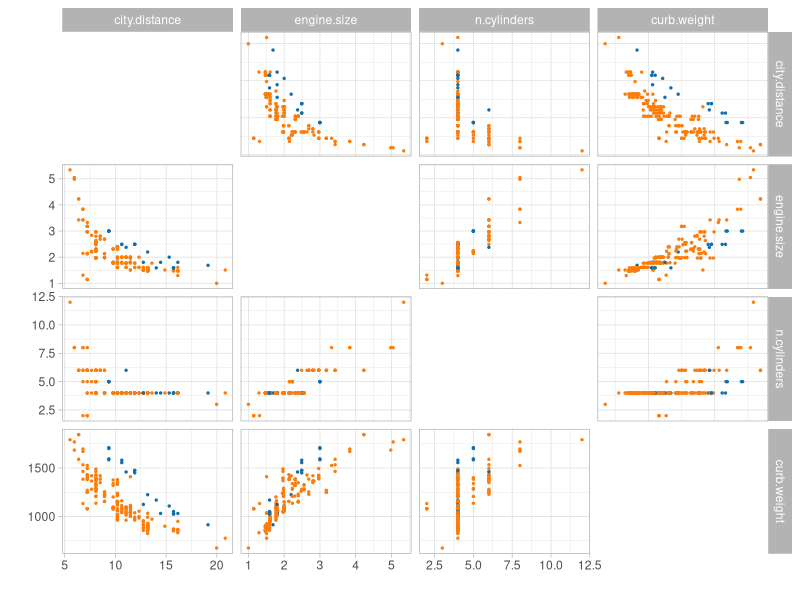
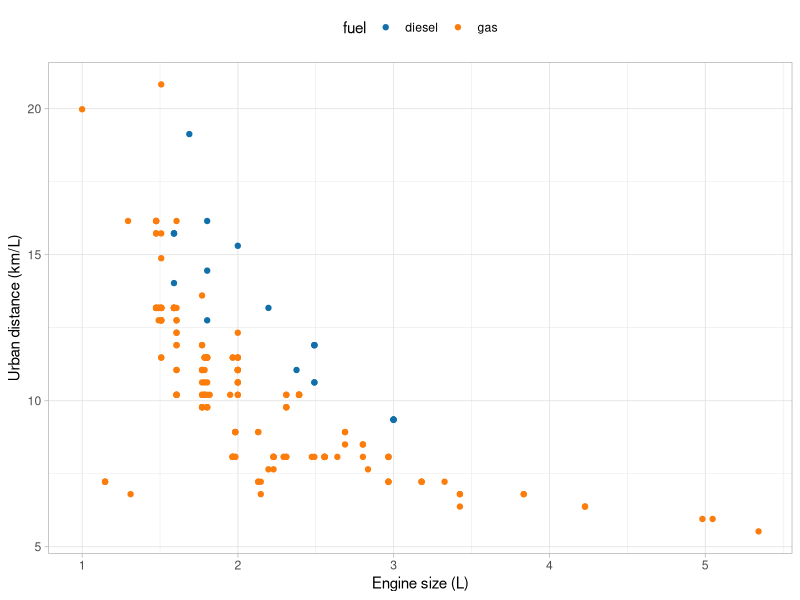
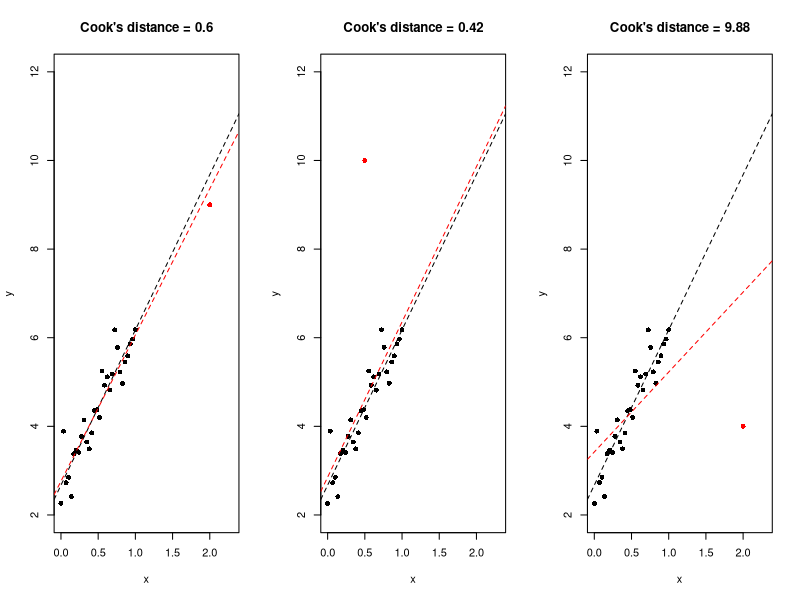
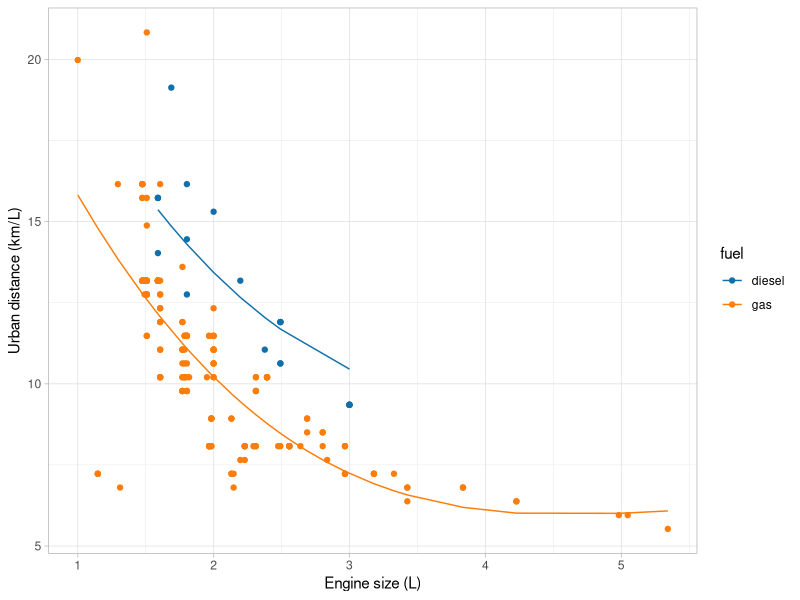
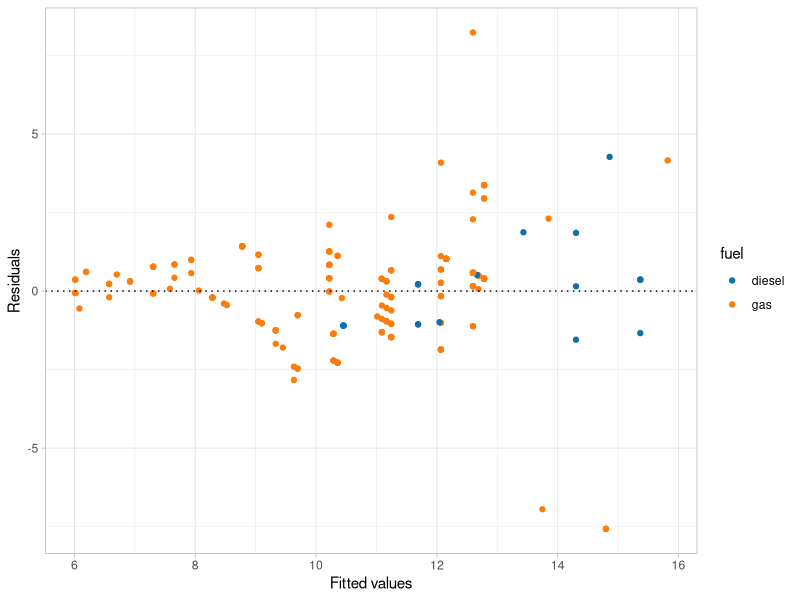
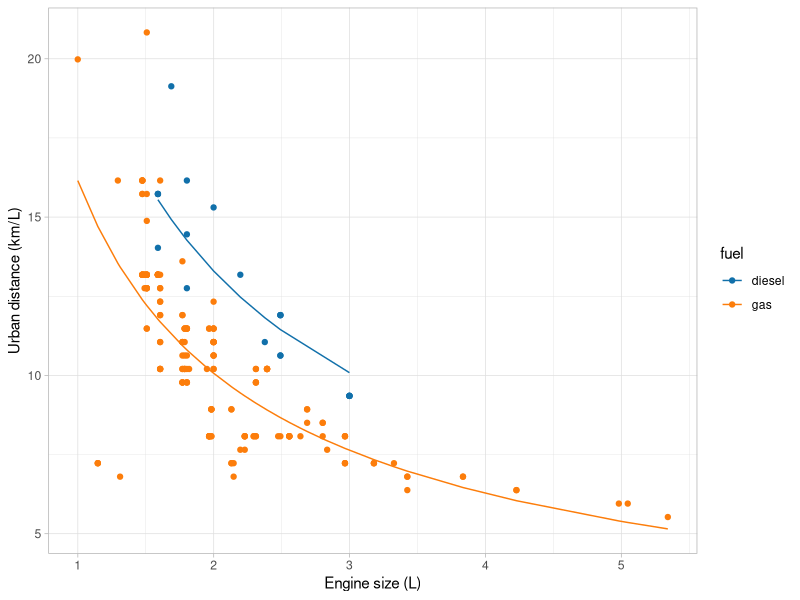
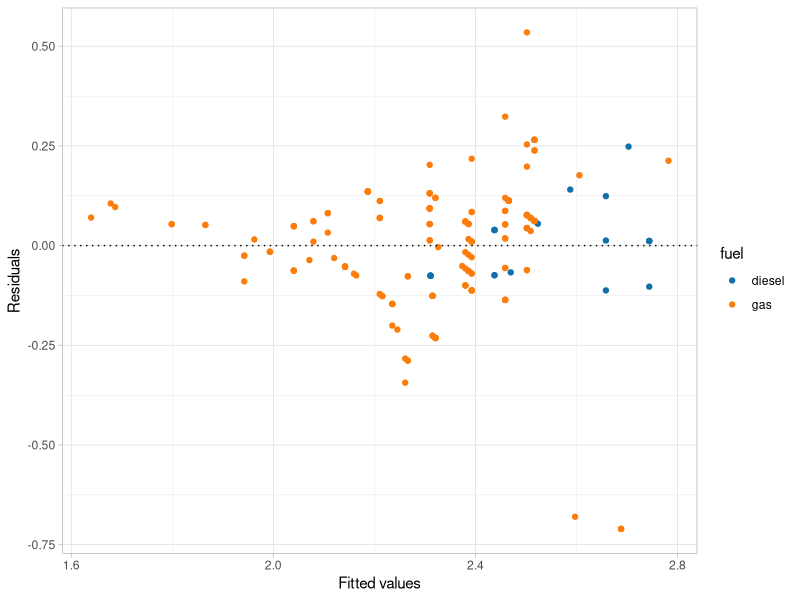
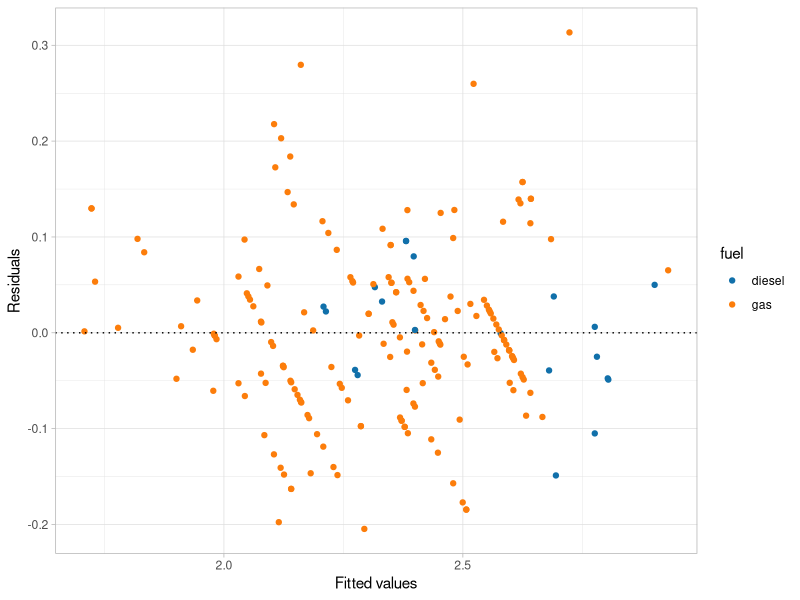

Generate these figures, in order, with R: (Note: this script raises an error after producing the figures.)
library(tidyverse)
library(broom)
library(knitr)
library(ggplot2)
library(GGally)
library(ggthemes)

rm(list = ls())
# The dataset can also be downloaded here: https://tommasorigon.github.io/datamining/data/auto.txt
auto <- read.table("../data/auto.txt", header = TRUE) %>% select(city.distance, engine.size, n.cylinders, curb.weight, fuel)

p0 <- ggpairs(auto,
  columns = 1:4, aes(colour = fuel),
  lower = list(continuous = wrap("points", size = 0.5)),
  upper = list(continuous = wrap("points", size = 0.5)),
  diag = "blank"
) +
  theme_light() +
  scale_color_tableau(palette = "Color Blind") +
  xlab("") +
  ylab("")
p0

ggplot(data = auto, aes(x = engine.size, y = city.distance, col = fuel)) +
  geom_point() +
  theme_light() +
  scale_color_tableau(palette = "Color Blind") +
  theme(legend.position = "top") +
  xlab("Engine size (L)") +
  ylab("Urban distance (km/L)")

par(mfrow = c(1, 3))
x <- seq(0, 1, length = 30)
set.seed(12)
y <- 3 + 3 * x + rnorm(30, 0, 0.5)

dcook <- cooks.distance(lm(c(y, 3 + 3 * 2) ~ c(x, 2)))
plot(x, y, xlim = c(0, 2.3), ylim = c(2, 12), pch = 16, main = "Cook's distance = 0.6")
abline(lm(y ~ x), lty = "dashed")
abline(lm(c(y, 3 + 3 * 2) ~ c(x, 2)), lty = "dashed", col = "red")
points(2, 3 + 3 * 2, col = "red", pch = 16)


dcook <- cooks.distance(lm(c(y, 10) ~ c(x, mean(x))))
plot(x, y, xlim = c(0, 2.3), ylim = c(2, 12), pch = 16, main = "Cook's distance = 0.42")
abline(lm(y ~ x), lty = "dashed")
abline(lm(c(y, 10) ~ c(x, mean(x))), lty = "dashed", col = "red")
points(mean(x), 10, col = "red", pch = 16)


dcook <- cooks.distance(lm(c(y, 4) ~ c(x, 2)))
plot(x, y, xlim = c(0, 2.3), ylim = c(2, 12), pch = 16, main = "Cook's distance = 9.88")
abline(lm(y ~ x), lty = "dashed")
abline(lm(c(y, 4) ~ c(x, 2)), lty = "dashed", col = "red")
points(2, 4, col = "red", pch = 16)
par(mfrow = c(1, 1))

m1 <- lm(city.distance ~ engine.size + I(engine.size^2) + I(engine.size^3) + fuel, data = auto)
# kable(tidy(m1, conf.int = FALSE), digits = 3)

kable(glance(m1)[c(1, 3, 10)])

augmented_m1 <- augment(m1)
ggplot(data = augmented_m1, aes(x = engine.size, y = city.distance, col = fuel)) +
  geom_point() +
  geom_line(aes(y = .fitted)) +
  theme_light() +
  theme(legend.position = "right") +
  scale_color_tableau(palette = "Color Blind") +
  xlab("Engine size (L)") +
  ylab("Urban distance (km/L)")

ggplot(data = augmented_m1, aes(x = .fitted, y = .resid, col = fuel)) +
  geom_point() +
  geom_hline(aes(yintercept = 0), linetype = "dotted") +
  theme_light() +
  theme(legend.position = "right") +
  scale_color_tableau(palette = "Color Blind") +
  xlab("Fitted values") +
  ylab("Residuals")

m2 <- lm(log(city.distance) ~ I(log(engine.size)) + fuel, data = auto)
kable(tidy(m2, conf.int = FALSE), digits = 3)

augmented_m2 <- augment(m2, data = auto)
ggplot(data = augmented_m2, aes(x = engine.size, y = city.distance, col = fuel)) +
  geom_point() +
  geom_line(aes(y = exp(.fitted))) +
  theme_light() +
  theme(legend.position = "right") +
  scale_color_tableau(palette = "Color Blind") +
  xlab("Engine size (L)") +
  ylab("Urban distance (km/L)")

ggplot(data = augmented_m2, aes(x = .fitted, y = .resid, col = fuel)) +
  geom_point() +
  geom_hline(aes(yintercept = 0), linetype = "dotted") +
  theme_light() +
  theme(legend.position = "right") +
  scale_color_tableau(palette = "Color Blind") +
  xlab("Fitted values") +
  ylab("Residuals")

r.squared.original <- 1 - sum(mean((auto$city.distance - exp(predict(m2)))^2)) / sum(mean((auto$city.distance - mean(auto$city.distance))^2))
kable(data.frame(r.squared.original = r.squared.original, glance(m2)[c(1, 3, 10)]))

auto$cylinders2 <- factor(auto$n.cylinders == 2)
m3 <- lm(log(city.distance) ~ I(log(engine.size)) + I(log(curb.weight)) + fuel + cylinders2, data = auto)
kable(tidy(m3, conf.int = FALSE), digits = 3)

augmented_m3 <- augment(m3, data = auto)
ggplot(data = augmented_m3, aes(x = .fitted, y = .resid, col = fuel)) +
  geom_point() +
  geom_hline(aes(yintercept = 0), linetype = "dotted") +
  theme_light() +
  theme(legend.position = "right") +
  scale_color_tableau(palette = "Color Blind") +
  xlab("Fitted values") +
  ylab("Residuals")

r.squared.original <- 1 - sum(mean((auto$city.distance - exp(predict(m3)))^2)) / sum(mean((auto$city.distance - mean(auto$city.distance))^2))
kable(data.frame(r.squared.original = r.squared.original, glance(m3)[c(1, 3, 10)]))

m_box <- lm(city.distance ~ engine.size + curb.weight + fuel + cylinders2, data = auto)
MASS::boxcox(m_box)

m_box <- lm(I(1 / city.distance) ~ engine.size + curb.weight + fuel + cylinders2, data = auto)

augmented_m_box <- augment(m_box, data = auto)
ggplot(data = augmented_m_box, aes(x = .fitted, y = .resid, col = fuel)) +
  geom_point() +
  geom_hline(aes(yintercept = 0), linetype = "dotted") +
  theme_light() +
  theme(legend.position = "right") +
  scale_color_tableau(palette = "Color Blind") +
  xlab("Fitted values") +
  ylab("Residuals")
